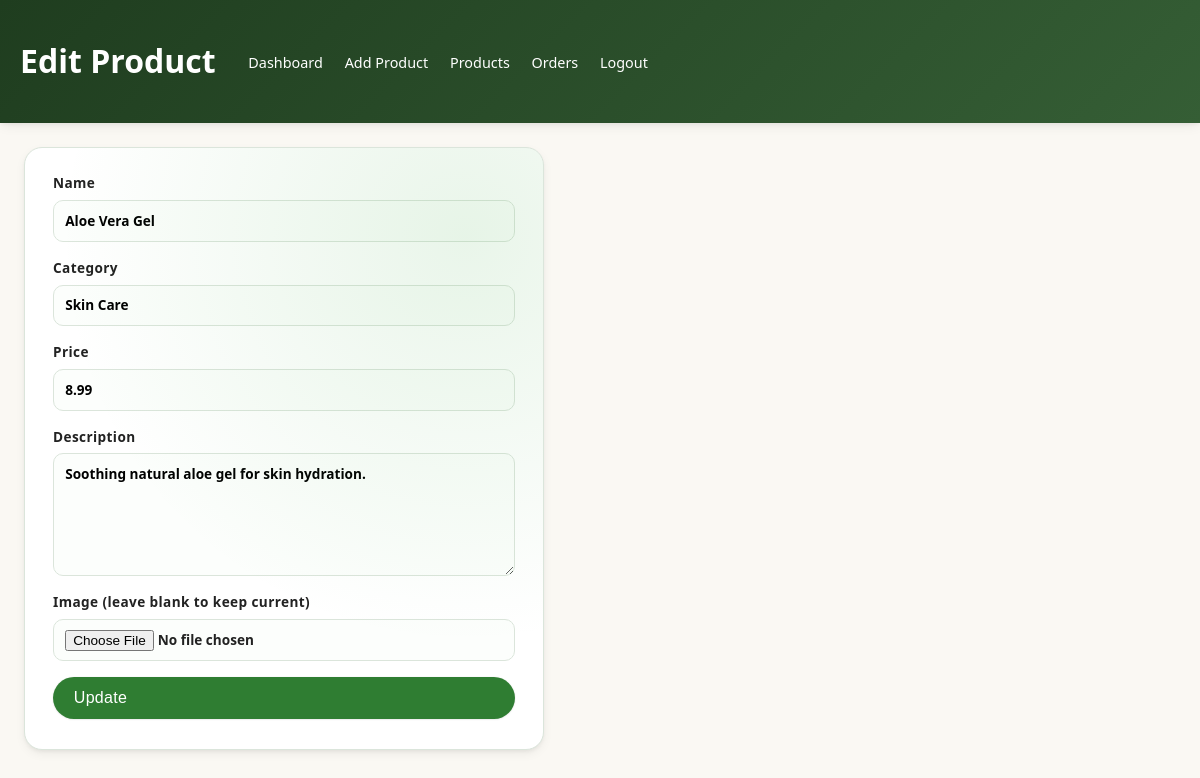
The app's page /admin/edit_product.php?id=1 (signed in) with its own data.
### tables this page shows
CREATE TABLE IF NOT EXISTS `products` (
  `id` INT AUTO_INCREMENT PRIMARY KEY,
  `name` VARCHAR(100) NOT NULL,
  `description` TEXT,
  `price` DECIMAL(10,2) NOT NULL DEFAULT 0.00,
  `image` VARCHAR(255),
  `category` VARCHAR(50),
  `created_at` TIMESTAMP DEFAULT CURRENT_TIMESTAMP
);

### admin/edit_product.php (the view, shortened to what this page needs)
<?php require_once __DIR__ . '/../includes/config.php'; ?>
<?php
$id = isset($_GET['id']) ? (int)$_GET['id'] : 0;
$stmt = $pdo->prepare("SELECT * FROM products WHERE id=? LIMIT 1");
$stmt->execute([$id]);
$product = $stmt->fetch();
$name = $product['name'];
$description = $product['description'];
$price = $product['price'];
$category = $product['category'];
?>
<!DOCTYPE html>
<html lang="en">
<head>
<link rel="stylesheet" href="/herbalgarden-ecommerce/assets/css/style.css" />
</head>
<body class="admin">
<header class="admin-header">
  <h1>Edit Product</h1>
  <nav>
    <a href="dashboard.php">Dashboard</a>
    <a href="add_product.php">Add Product</a>
    <a href="view_products.php">Products</a>
    <a href="view_orders.php">Orders</a>
    <a href="logout.php">Logout</a>
  </nav>
</header>
<main class="admin-main">
  <form method="post" enctype="multipart/form-data" class="admin-form">
    <label>Name<input type="text" name="name" value="<?php echo htmlspecialchars($name); ?>" required></label>
    <label>Category<input type="text" name="category" value="<?php echo htmlspecialchars($category); ?>"></label>
    <label>Price<input type="number" step="0.01" name="price" value="<?php echo htmlspecialchars($price); ?>" required></label>
    <label>Description<textarea name="description" rows="5"><?php echo htmlspecialchars($description); ?></textarea></label>
    <label>Image (leave blank to keep current)<input type="file" name="image" accept="image/*"></label>
    <button type="submit" class="btn">Update</button>
  </form>
</main>
</body>
</html>

### herbalgarden-ecommerce/assets/css/style.css (style rules this page uses)
:root { --green:#2f7d32; --green-accent:#4caf50; --green-muted:#6aa86b; --gold:#dda15e; --beige:#faf8f3; --cream:#fefae0; --brown:#5d4037; --dark:#1f3d1f; --danger:#c62828; --warning:#f9a825; --border:#dbe5db; --border-strong:#b7c8b7; --primary-green:#7FB069; --secondary-green:#588157; --accent-gold:#DDA15E; --earth-brown:#8B6B47; --dark-brown:#3E2723; --text-primary:#2D3436; --text-secondary:#636E72; --shadow-color: 210 24% 15%; --font-sans:system-ui,-apple-system,Segoe UI,Roboto,Arial,sans-serif; --fs-xs:.75rem; --fs-sm:.85rem; --fs-base:1rem; --fs-md:1.125rem; --fs-lg:1.35rem; --fs-xl:1.75rem; --fs-xxl:2.4rem; --sp-1:.25rem; --sp-2:.5rem; --sp-3:.75rem; --sp-4:1rem; --sp-5:1.5rem; --sp-6:2rem; --sp-7:3rem; --radius-xs:3px; --radius-sm:4px; --radius:6px; --radius-md:10px; --radius-lg:18px; --radius-pill:999px; --shadow-sm:0 1px 2px rgba(0,0,0,.06),0 0 0 1px rgba(0,0,0,.02); --shadow:0 4px 12px -2px rgba(0,0,0,.08),0 2px 4px -1px rgba(0,0,0,.06); --shadow-lg:0 8px 28px -4px rgba(0,0,0,.15),0 4px 8px -2px rgba(0,0,0,.12); --transition-fast:120ms cubic-bezier(.4,0,.2,1); --transition:200ms cubic-bezier(.4,0,.2,1); --gradient-primary:linear-gradient(135deg,var(--green),var(--green-accent)); --gradient-soft:linear-gradient(135deg,#e8f5e9,#f1f8e9); }
* { box-sizing:border-box; -webkit-font-smoothing:antialiased; }
body { margin:0; font-family:var(--font-sans); background:var(--beige); color:#222; line-height:1.5; }
a { color:var(--green); text-decoration:none; transition:color var(--transition-fast); }
.btn, .btn-sm { --btn-bg:var(--green); --btn-bg-hover:var(--green-accent); background:var(--btn-bg); color:#fff; padding:.75rem 1.3rem; border:none; display:inline-flex; align-items:center; gap:.5rem; border-radius:var(--radius-pill); cursor:pointer; font-size:var(--fs-base); font-weight:500; letter-spacing:.3px; position:relative; transition:background var(--transition), transform var(--transition-fast), box-shadow var(--transition-fast); box-shadow:var(--shadow-sm); }
.checkout-form, .admin-form { display:grid; gap:1rem; max-width:520px; background:#fff; padding:1.6rem 1.75rem 1.85rem; border:1px solid var(--border); border-radius:18px; box-shadow:var(--shadow); position:relative; overflow:hidden; }
.checkout-form:before, .admin-form:before { content:""; position:absolute; inset:0; background:radial-gradient(circle at 85% 15%,rgba(76,175,80,.12),transparent 60%); pointer-events:none; }
.checkout-form label, .admin-form label { display:flex; flex-direction:column; font-weight:600; gap:.4rem; font-size:var(--fs-sm); letter-spacing:.4px; }
.checkout-form input, .checkout-form textarea, .admin-form input, .admin-form textarea, select { padding:.6rem .7rem; border:1px solid var(--border); border-radius:10px; font:inherit; background:#fcfefc; transition:border-color var(--transition-fast), box-shadow var(--transition-fast); }
.admin-header { background:linear-gradient(135deg,#1f3d1f,#355e35); color:#fff; padding:1rem 1.25rem; display:flex; gap:1.5rem; align-items:center; flex-wrap:wrap; box-shadow:var(--shadow); }
.admin-header a { color:#fff; position:relative; padding:.35rem .55rem; border-radius:var(--radius-sm); font-size:.9rem; font-weight:500; }
.admin-main { padding:1.5rem; }

### records on screen
products: name "Aloe Vera Gel", category "Skin Care", price "8.99", description "Soothing natural aloe gel for skin hydration."
